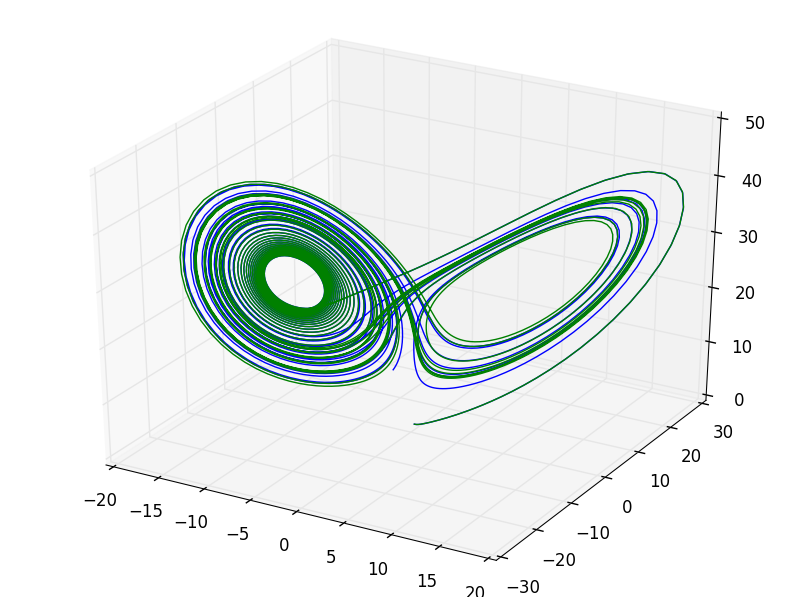

Reproduce this figure in Python.
from scipy.integrate import odeint
import numpy as np

def lorenz(w, t, p, r, b):
    x, y, z = w.tolist()
    return p*(y-x), x*(r-z)-y, x*y-b*z

t = np.arange(0, 30, 0.01)

track1 = odeint(lorenz, (0.0, 1.00, 0.0), t, args = (10.0, 28.0, 3.0))
track2 = odeint(lorenz, (0.0, 1.01, 0.0), t, args = (10.0, 28.0, 3.0))

from mpl_toolkits.mplot3d import Axes3D
import matplotlib.pyplot as plt
fig = plt.figure()
ax = Axes3D(fig)
ax.plot(track1[:,0], track1[:,1], track1[:,2])
ax.plot(track2[:,0], track2[:,1], track2[:,2])
plt.show()
